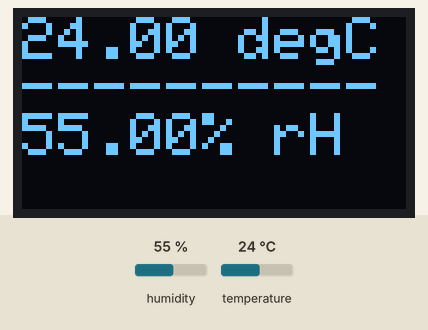
Bench run of a sketch on a simulated Arduino Uno, built with avr-gcc and run on an emulated ATmega328P. Parts: 128×64 one-colour display. The test bench sets the inputs (shaded band); at power-on: humidity 55 %, temperature 24 °C. What the sketch prints to the serial monitor is not drawn.

Above: at 1.5 s.
1.6 s: humidity set to 22 %
At 2.7 s:
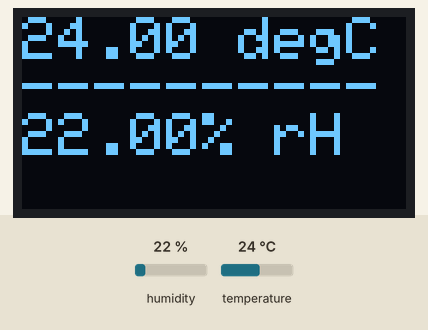
3.4 s: temperature set to 12 °C
At 5.0 s:
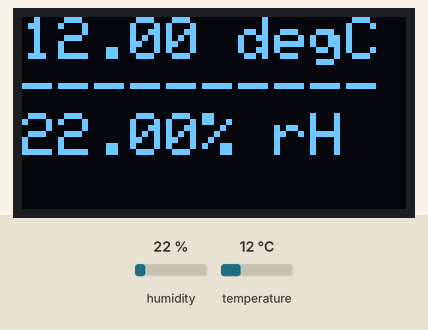
5.3 s: humidity set to 40 %
At 6.5 s:
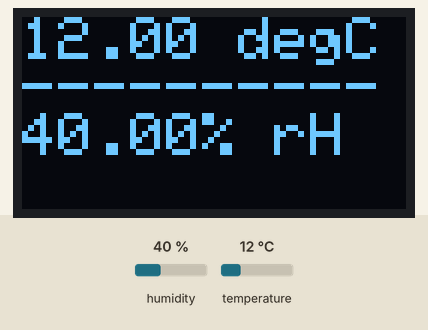
7.1 s: temperature set to 19 °C
At 7.8 s:
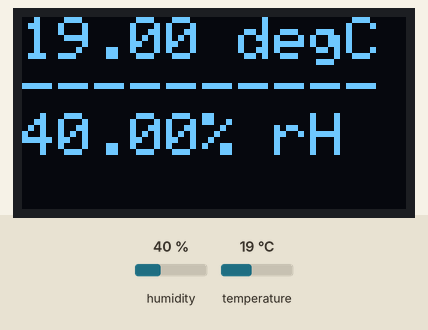
Timing chart, 0 to 9.9 s (numbered marks = the images above; inputs shaded):
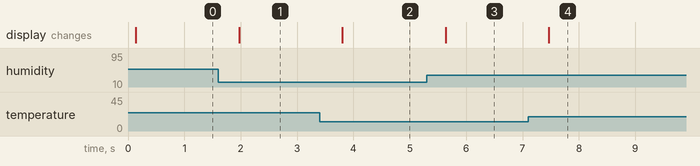

The sketch:

Board.ino
```cpp
#include <Adafruit_AHTX0.h>
#include <Wire.h>
#include <Adafruit_GFX.h>
#include <Adafruit_SSD1306.h>
Adafruit_AHTX0 aht;
Adafruit_SSD1306 display(128, 64, &Wire, -1);

void setup() {
  Serial.begin(115200);
  Serial.println("AHT10 + SSD1306 Demo");

  if(!aht.begin()) {
    Serial.println("AHT10 allocation failed");
    while(1) delay(10);
  }

  if(!display.begin(SSD1306_SWITCHCAPVCC, 0x3C)) {
    Serial.println("SSD1306 allocation failed");
    while(1) delay(1);
  }

  display.clearDisplay();
  display.setTextSize(2);
  display.setTextColor(WHITE);

  Serial.println("Setup complete");
}

void loop() {
  sensors_event_t humidity, temp;
  aht.getEvent(&humidity, &temp);

  display.clearDisplay();
  display.setCursor(0, 0);
  display.print(temp.temperature); display.println(" degC");
  display.println("----------");
  display.print(humidity.relative_humidity); display.println("% rH");

  display.display();
  delay(500);
}
```

Measured:
- after the input at 1.6 s, the display: changes after 0.37 s (image 1)
- after the input at 3.4 s, the display: changes after 0.40 s (image 2)
- after the input at 5.3 s, the display: changes after 0.33 s (image 3)
- after the input at 7.1 s, the display: changes after 0.36 s (image 4)
